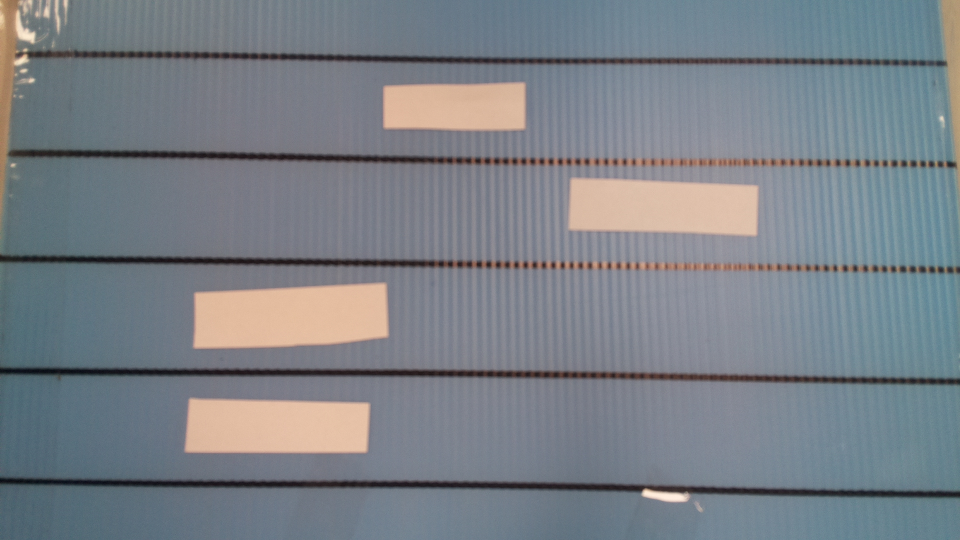
#> input picture photos/img1.jpg, 1920 x 1080 px (shown at 1/2 size)
$ python imag_prep.py
#> lines starting #> are read from the running program, lines starting #| are printed output that depends on the picture

import numpy as np
import cv2 as cv
import matplotlib.pyplot as plt
from scipy import signal

plt.style.use("grayscale")

photo_dir = './photos/'
photo_name = './photos/img1.jpg'

imcv = cv.imread(photo_name)
#> imcv is the input picture: shape (1080, 1920, 3); mean B, G, R 135.1, 128, 121.4

tmp_img = np.array(cv.resize(imcv,(536,512)))

tmp_img = tmp_img[:,12:-12,:]
#> tmp_img: shape (512, 512, 3)
tmp_img = np.rot90(tmp_img)
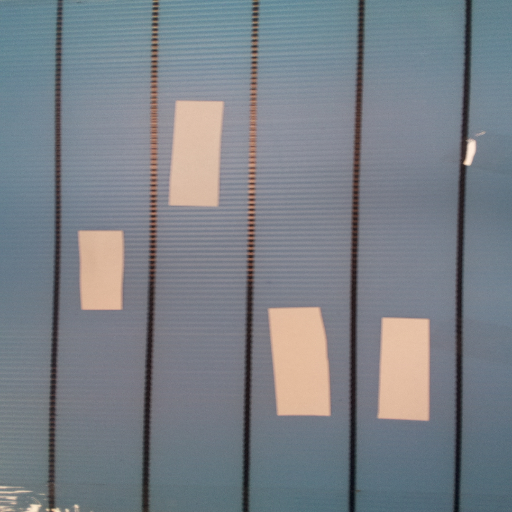
#> tmp_img: shape (512, 512, 3); mean B, G, R 135.6, 128.1, 121.8
print(tmp_img.shape)
#| (512, 512, 3)

# switch channels to make RGB
img = np.zeros(tmp_img.shape)
img[:,:,0] = tmp_img[:,:,2]
img[:,:,2] = tmp_img[:,:,0]
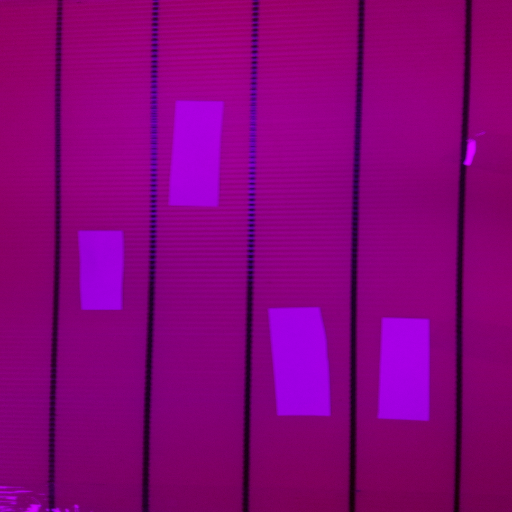
#> img: shape (512, 512, 3) float64; mean B, G, R 121.8, 0, 135.6
img[:,:,1] = tmp_img[:,:,1]
# make it 0<=>1 insted of 0<=>255: brightest = 1, darkest = 0
img = img / 255

im_hight = img.shape[0]
#> im_hight = 512
im_width = img.shape[1]
#> im_width = 512
# show image
fig=plt.imshow(img)
plt.suptitle('FirstImg')
plt.show()


# ## correlation

# In[7]:


# get red channel
im_red = img[:,:,0]
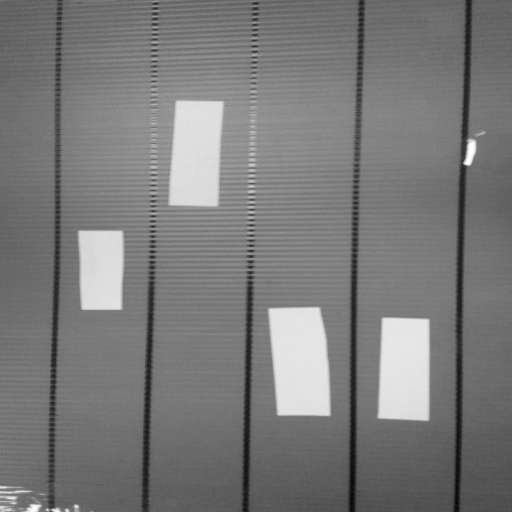
#> im_red: shape (512, 512) float64; min 0.0275, max 1, mean 0.478
# normelize channel: mean=avarange
im_red_norm = np.abs(im_red - im_red.mean())
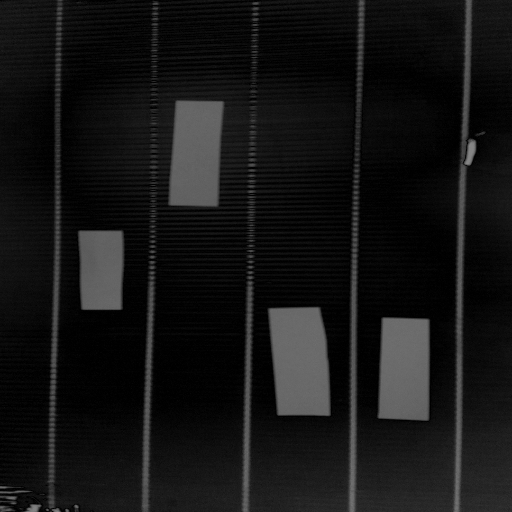
#> im_red_norm: shape (512, 512) float64; min 0.000671, max 0.522, mean 0.0839
# correlation
template = np.ones((im_red_norm.shape[1],1))
#> template = 512 values from 1 to 1
cor_im = signal.correlate2d(im_red_norm, template, boundary='symm', mode='same')
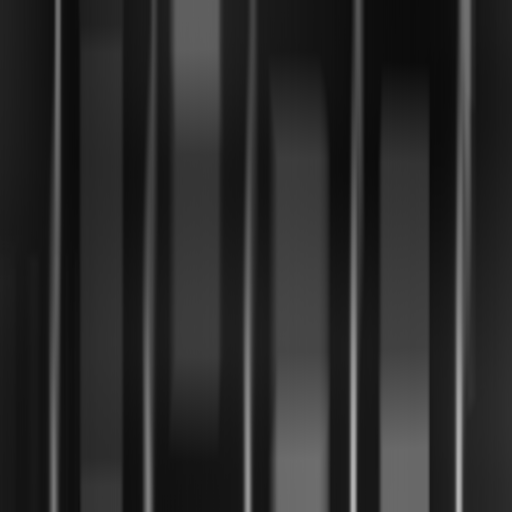
#> cor_im: shape (512, 512) float64; min 10.96, max 184.2, mean 43
fig=plt.imshow(cor_im)
plt.suptitle('CorImg')
plt.show()


# ## find line locations

# In[8]:


# middle hight of the picture
cor_middle = cor_im[im_hight//2,:]
#> cor_middle = 512 values, max 118.9 at index 459, min 13.9 at index 72, mean 43.02
# make graph
plt.plot(cor_middle)
#  find maximum peaks: distance between peaks
line_locs, _ = signal.find_peaks(cor_middle, distance=60) #, threshold=None, prominence=None, width=None, wlen=None, rel_height=0.5, plateau_size=None)
#> line_locs = [56, 148, 248, 353, 459]
# show red 'x' in maximums
plt.plot(line_locs, cor_middle[line_locs], "rx")


# ## sweemers width locs

# In[9]:


sweemers_width = []
for i in range(1,len(line_locs)):
    loc = (line_locs[i]+line_locs[i-1])/2
    sweemers_width.append(int(np.round(loc)))
#> this loop made 4 passes
#> loc on passes 1 to 4: 102, 198, 300.5, 406
#> after the loop, sweemers_width = [102, 198, 300, 406]
print(sweemers_width)
#| [102, 198, 300, 406]


# ## sweemers hight locs

# In[10]:


# set sweemers hight array
sweemers_hight = np.zeros(len(sweemers_width),np.integer)
#> sweemers_hight = [0, 0, 0, 0]
# loop sweemers each at any 'i'
for i in range(len(sweemers_width)):
#     get sweemer line from image
    sweemer_line = im_red_norm[:,sweemers_width[i]]
#     loop points in the line: where the sweemer start?
    for j in range(len(sweemer_line)):
#         check minimum value of the sweemer
        if sweemer_line[j] > 0.2:
            sweemers_hight[i] = j
            break
#   just show graphs
    fig=plt.plot(sweemer_line)
    #plt.suptitle('1')
    #plt.show()
    fig=plt.plot(sweemers_hight[i],sweemer_line[sweemers_hight[i]],"rx")
    plt.suptitle('PlaceOnGrafh')
    plt.show()
#> this loop made 4 passes
#> pass 1, `plt.show()`:
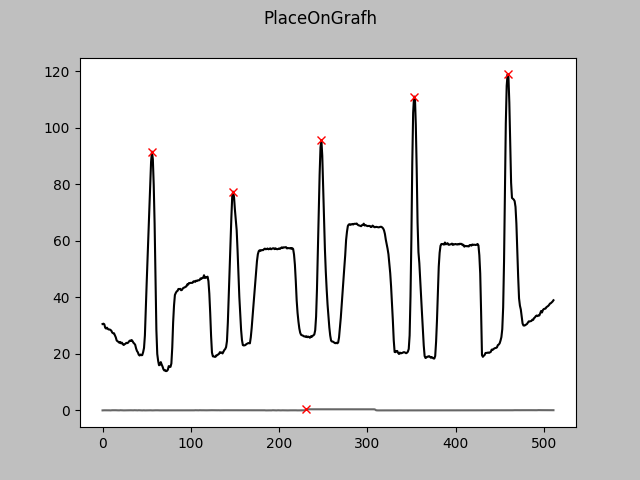
#> figure drawn by matplotlib, 1 panel; curve peaks at x = 459, y = 118.9; curve peaks at x = 300, y = 0.405
#> after the loop, sweemers_hight = [231, 101, 307, 318]

# ## plot result on picture
print(sweemers_hight)
#| [231 101 307 318]
# In[12]:


box_size = 6
im_result = img
for i in range(len(sweemers_width)):
    im_result[sweemers_hight[i]-box_size//2:sweemers_hight[i]+box_size//2, sweemers_width[i]-box_size//2:sweemers_width[i]+box_size//2,:] = 0
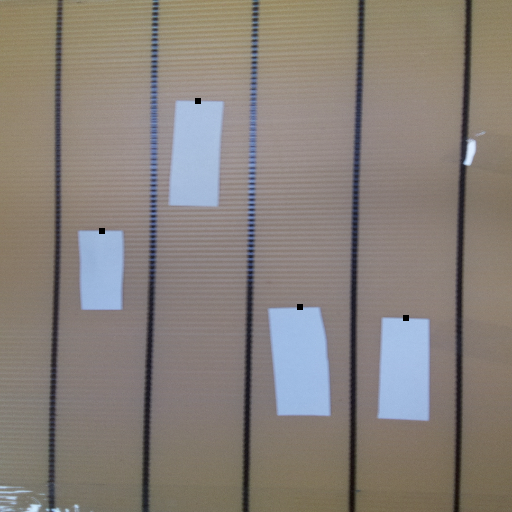
#> im_result: shape (512, 512, 3) float64; mean B, G, R 0.477, 0.502, 0.531
fig=plt.imshow(im_result)
plt.suptitle('Result')
plt.show()

$ run again, with photos/img.jpg copied over photos/img1.jpg
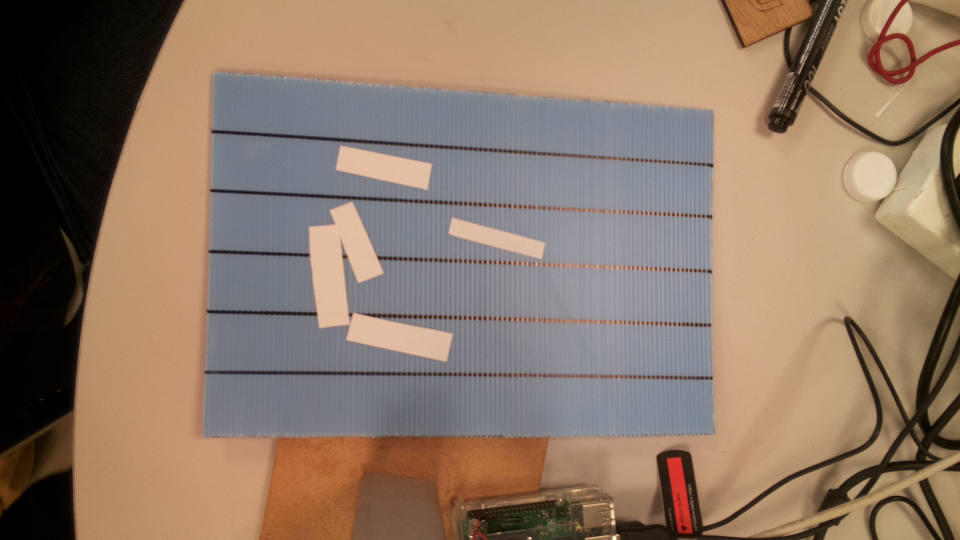
#> input picture photos/img.jpg, 1920 x 1080 px (shown at 1/2 size)
#> imcv is the input picture: shape (1080, 1920, 3); mean B, G, R 102.7, 119.7, 141.3
#| (512, 512, 3)
#> `cor_im = signal.correlate2d(im_red_norm, template, boundary='symm', mo..`:
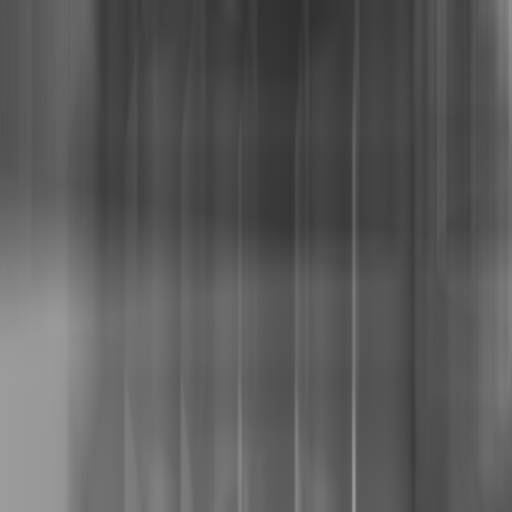
#> cor_im: shape (512, 512) float64; min 47.78, max 156.6, mean 90.6
#> cor_middle = 512 values, max 126.2 at index 57, min 62.76 at index 412, mean 90.96
#> line_locs = [57, 155, 239, 354, 438, 510]
#> the loop `for i in range(1,len(line_locs)):` made 5 passes
#> loc on passes 1 to 5: 106, 197, 296.5, 396, 474
#> after the loop `for i in range(1,len(line_locs)):`: sweemers_width = [106, 197, 296, 396, 474]
#| [106, 197, 296, 396, 474]
#> `sweemers_hight = np.zeros(len(sweemers_width),np.integer)`: sweemers_hight = [0, 0, 0, 0, 0]
#> the loop `for i in range(len(sweemers_width)):` made 5 passes
#> pass 2, `plt.show()`:
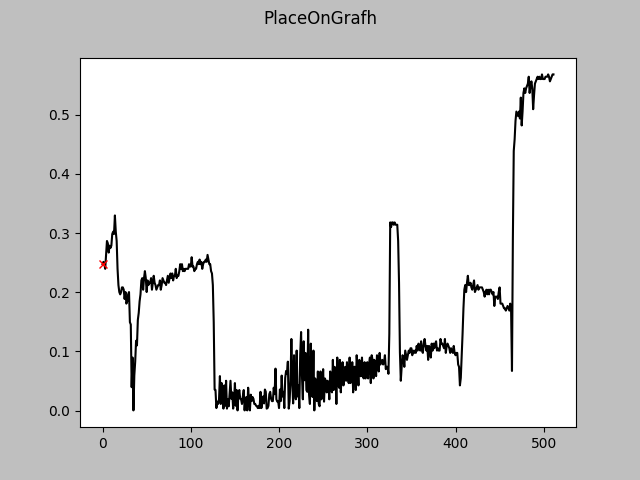
#> figure drawn by matplotlib, 1 panel; curve peaks at x = 498, y = 0.568
#> after the loop `for i in range(len(sweemers_width)):`: sweemers_hight = [31, 0, 62, 5, 1]
#| [31  0 62  5  1]
